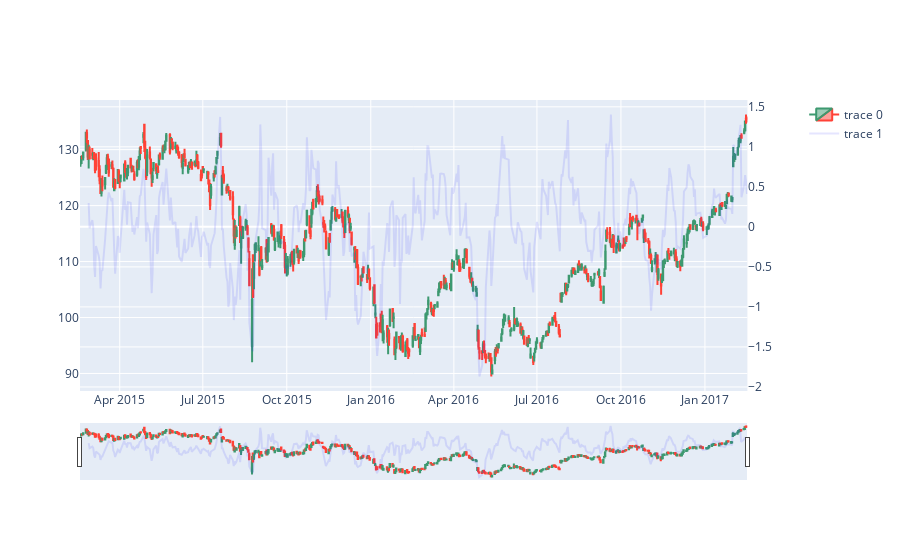

Write notebook code for a chart like this one.
### Markdown cell above
And if I'd rather take a moving average of the % change column, do the following. Note: we probably would never do this on the % change in real life.

### Code cell
df['%_chg_Close'] = df['AAPL.Close'].pct_change()*100
df['SMA7_%_chg_Close'] = df['%_chg_Close'].rolling(7).mean()

fig = go.Figure()
fig = make_subplots(specs=[[{"secondary_y": True}]])

fig.add_trace(
    go.Candlestick(x=df['Date'], 
        open=df['AAPL.Open'], 
        high=df['AAPL.High'], 
        low=df['AAPL.Low'], 
        close=df['AAPL.Close']), 
    secondary_y=False
)
fig.add_trace(
    go.Scatter(x=df['Date'], y=df['SMA7_%_chg_Close'], mode='lines', opacity=0.1, marker_color='blue'), 
    secondary_y=True
)
fig.show()

### Figure 1 — Plotly figure (JSON) as saved in the notebook; plotly's stock layout.template omitted (floating-point values rounded to 4 significant figures; data arrays with more than 128 entries replaced by an {"elided": "..."} marker saying what was removed)
{"data": [{"close": {"elided": "506 float values"}, "high": {"elided": "506 float values"}, "low": {"elided": "506 float values"}, "open": {"elided": "506 float values"}, "type": "candlestick", "x": {"elided": "506 str values"}, "xaxis": "x", "yaxis": "y"}, {"marker": {"color": "blue"}, "mode": "lines", "opacity": 0.1, "type": "scatter", "x": {"elided": "506 str values"}, "xaxis": "x", "y": {"elided": "506 float values"}, "yaxis": "y2"}], "layout": {"xaxis": {"anchor": "y", "domain": [0, 0.94]}, "yaxis": {"anchor": "x", "domain": [0, 1]}, "yaxis2": {"anchor": "x", "overlaying": "y", "side": "right"}}}
